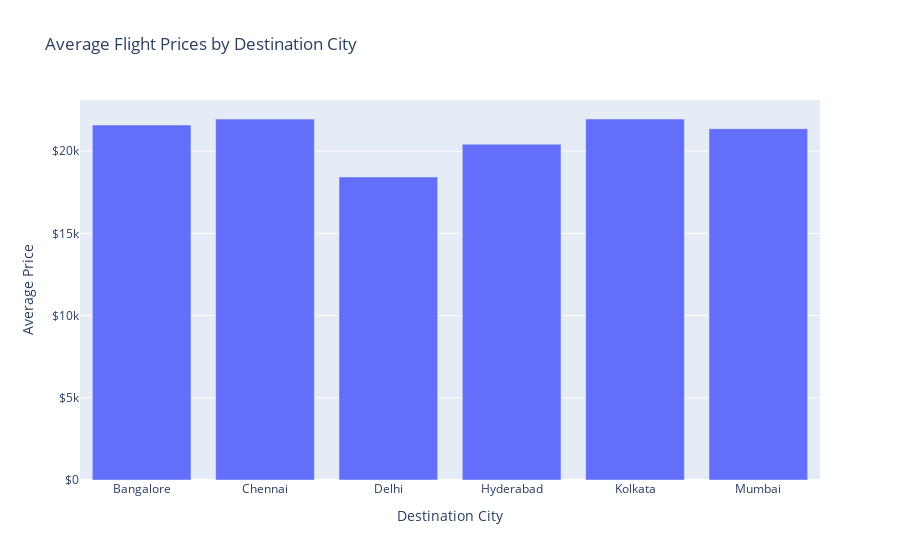

Notebook source saved alongside this figure:
### Code cell
df['price'] = df['price'].replace({'\$': '', ',': '', 'k': '000'}, regex=True).astype(float)

# Ortalama fiyatları hesaplayıp veri çerçevesini oluşturmak
average_prices = df.groupby(['destination_city'])['price'].mean().reset_index()
average_prices['price'] = round(average_prices['price'], 2)  # Fiyatları 2 basamaklı yuvarlama

# Bar plot ile bütün ülkelerin ortalama fiyatlarını görselleştirmek
fig_bar = px.bar(average_prices, x='destination_city', y='price', 
                 labels={'destination_city': 'Destination City', 'price': 'Average Price'},
                 title='Average Flight Prices by Destination City')

# Düzeltme: Dolar simgesi eklemek
fig_bar.update_layout({'yaxis': {'tickprefix': '$'}})

# Show the interactive bar plot
fig_bar.show()

### Figure 1 — Plotly figure (JSON) as saved in the notebook; plotly's stock layout.template omitted (floating-point values rounded to 4 significant figures)
{"data": [{"alignmentgroup": "True", "hovertemplate": "Destination City=%{x}<br>Average Price=%{y}<extra></extra>", "legendgroup": "", "marker": {"color": "#636efa", "pattern": {"shape": ""}}, "name": "", "offsetgroup": "", "orientation": "v", "showlegend": false, "textposition": "auto", "type": "bar", "x": ["Bangalore", "Chennai", "Delhi", "Hyderabad", "Kolkata", "Mumbai"], "xaxis": "x", "y": [21590.0, 21950.0, 18440.0, 20430.0, 21960.0, 21370.0], "yaxis": "y"}], "layout": {"barmode": "relative", "legend": {"tracegroupgap": 0}, "title": {"text": "Average Flight Prices by Destination City"}, "xaxis": {"anchor": "y", "domain": [0, 1], "title": {"text": "Destination City"}}, "yaxis": {"anchor": "x", "domain": [0, 1], "tickprefix": "$", "title": {"text": "Average Price"}}}}
